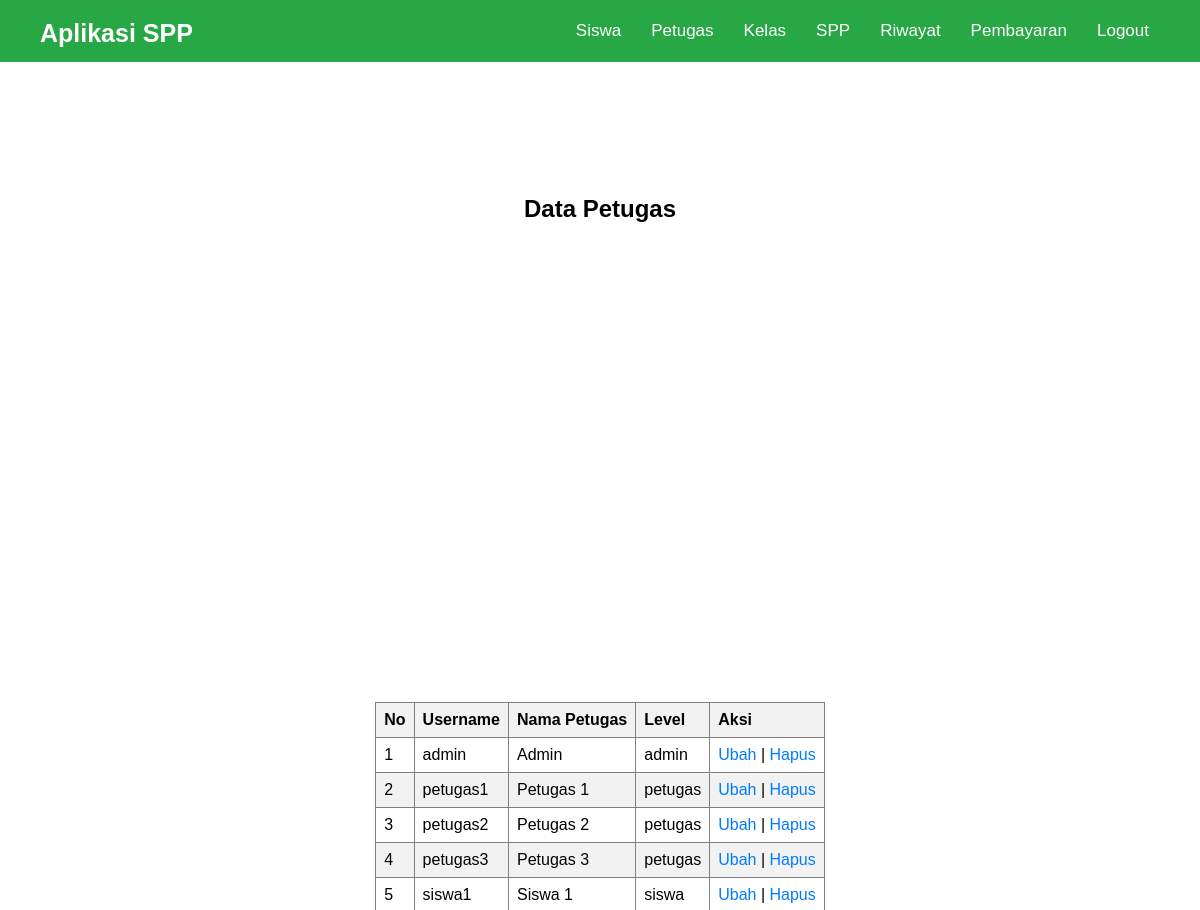
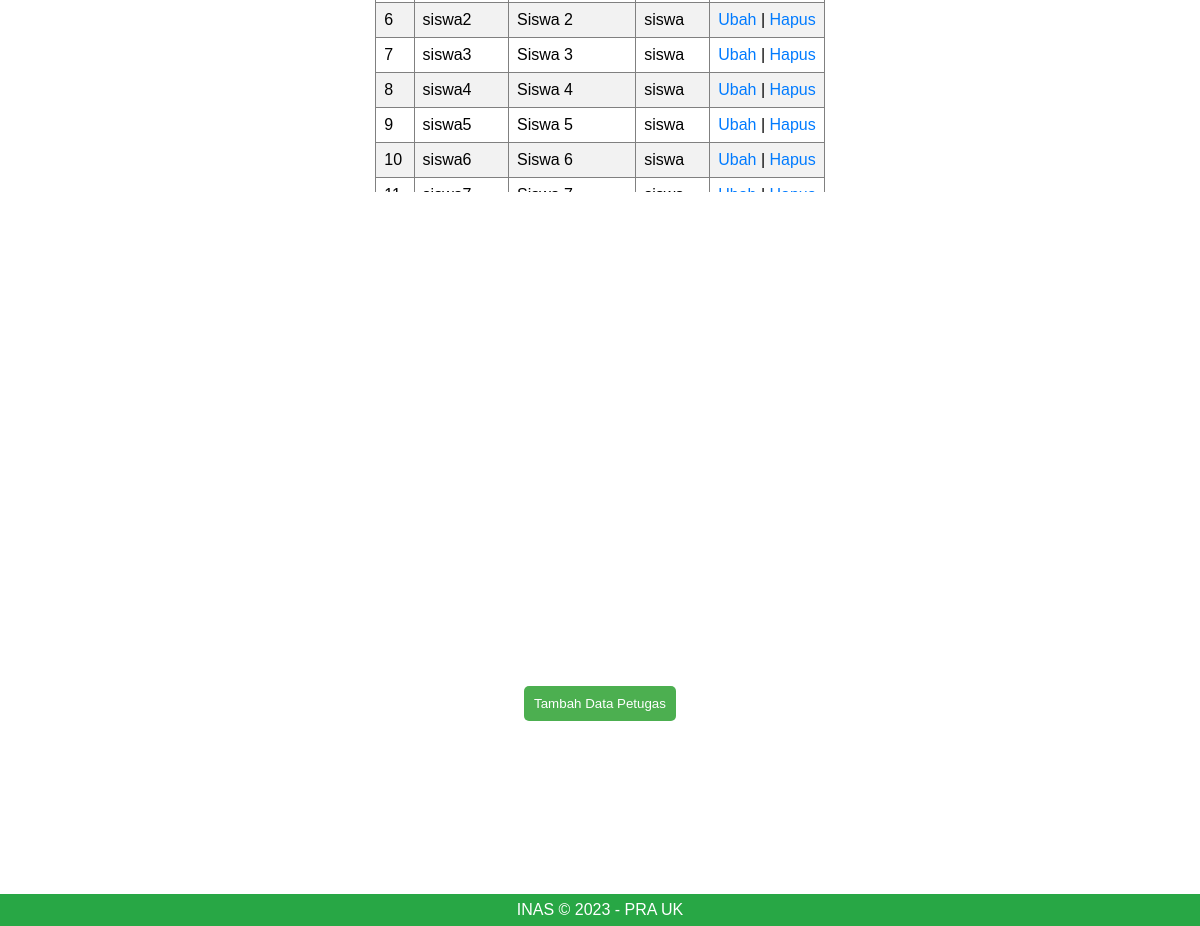
/admin/petugas.php (signed in), run on the app's committed database (2 pictures, top to bottom).
### tables this page shows
CREATE TABLE `petugas` (
  `id_petugas` int(11) NOT NULL,
  `username` varchar(30) NOT NULL,
  `password` varchar(30) NOT NULL,
  `nama_petugas` varchar(50) NOT NULL,
  `level` enum('admin','petugas','siswa') NOT NULL
);

### admin/petugas.php (the view, shortened to what this page needs)
<?php
    include_once('header.php');
 ?>
    <section>
		<h2>Data Petugas</h2><br>
		<div style="height: 400px; overflow-y: scroll;">
		<table border="1">
			<thead>
				<tr>
					<th>No</th>
					<th>Username</th>
					<th>Nama Petugas</th>
					<th>Level</th>
					<?php if($_SESSION['level'] == 'admin'){ ?>
					<th>Aksi</th>
					<?php } ?>
				</tr>
			</thead>
			<tbody>
				<?php
					include('../koneksi.php');
					$no = 1;
					$query = "SELECT * FROM petugas";
					$result = mysqli_query($koneksi, $query);
					while($row = mysqli_fetch_assoc($result)){
				?>
				<tr>
					<td><?php echo $no++; ?></td>
					<td><?php echo $row['username']; ?></td>
					<td><?php echo $row['nama_petugas']; ?></td>
					<td><?php echo $row['level']; ?></td>
					<?php if($_SESSION['level'] == 'admin'){ ?>
					<td>
						<a href="./crud_functions/petugas/ubah.php?id=<?php echo $row['id_petugas']; ?>">Ubah</a> |
						<a href="./crud_functions/petugas/hapus.php?id=<?php echo $row['id_petugas']; ?>">Hapus</a>
					</td>
					<?php } ?>
				</tr>
				<?php } ?>
			</tbody>
		</table>
		</div>
		<?php if($_SESSION['level'] == 'admin'){ ?>
		<br><a href="./crud_functions/petugas/tambah.php"><button type="button">Tambah Data Petugas</button></a>
		<?php } ?>
	</section>
<?php
    include_once('footer.php');
?>

### admin/header.php (style rules this page uses)
* { box-sizing: border-box; margin: 0; padding: 0; }
body { font-family: sans-serif; max-width: 100%; overflow-x: hidden; }
h2 { margin-top: 80px; }
section { display: grid; place-items: center; height: calc(100vh - 70px); }
button, input[type="submit"] { padding: 10px; margin-top: 15px; background-color: #4caf50; color: white; border: none; border-radius: 5px; cursor: pointer; transition: all 0.3s ease-in-out; }
button { margin-bottom: 20px; }
table { border-collapse: collapse; width: 100%; max-width: 1200px; margin: 0 auto; }
th, td { text-align: left; padding: 8px; }
th { background-color: #f2f2f2; }
tr:nth-child(even) { background-color: #f2f2f2; }
td:last-child { text-align: center; }
a { text-decoration: none; color: #007bff; }

### data on the page
petugas: username "admin", nama_petugas "Admin", level "admin"
petugas: username "petugas1", nama_petugas "Petugas 1", level "petugas"
petugas: username "petugas2", nama_petugas "Petugas 2", level "petugas"
petugas: username "petugas3", nama_petugas "Petugas 3", level "petugas"
petugas: username "siswa1", nama_petugas "Siswa 1", level "siswa"
petugas: username "siswa2", nama_petugas "Siswa 2", level "siswa"
petugas: username "siswa3", nama_petugas "Siswa 3", level "siswa"
petugas: username "siswa4", nama_petugas "Siswa 4", level "siswa"
petugas: username "siswa5", nama_petugas "Siswa 5", level "siswa"
petugas: username "siswa6", nama_petugas "Siswa 6", level "siswa"
